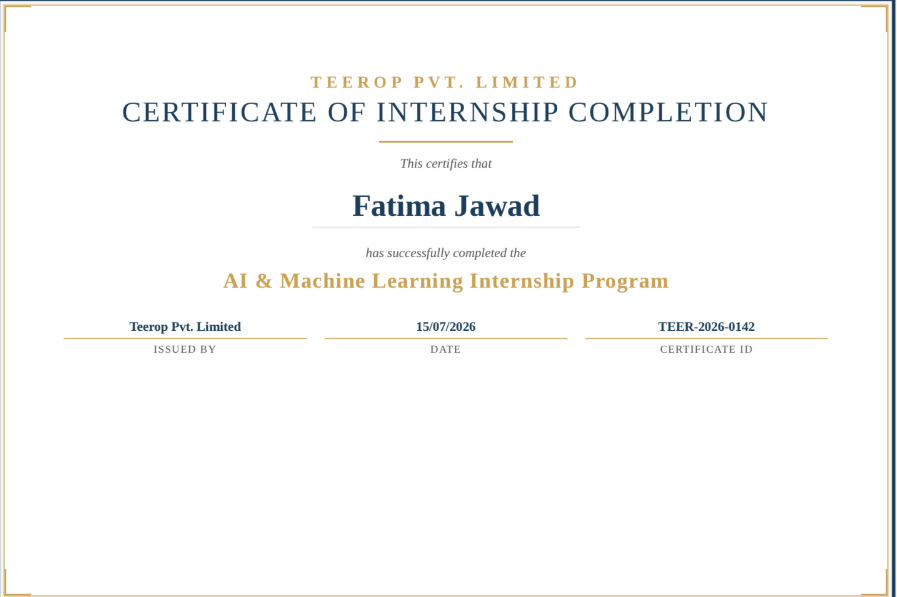
#> input picture sample_certificates/test.png, 897 x 597 px
$ python -i preprocessor.py   (imports and definitions only)
#> lines starting #> are read from the running program, lines starting #| are printed output that depends on the picture; after the words box and inside, x2 and y2 are one past the last pixel; in counts of white or black regions, pixels touching at a corner belong together
import cv2
import numpy as np


def preprocess_image(image_path: str) -> str:
    """Enhance image quality before OCR: upscale, grayscale, deskew, and threshold."""
#> called with image_path = '../../sample_certificates/test.png'
    img = cv2.imread(image_path)
#> img is the input picture: shape (597, 897, 3); mean B, G, R 249.6, 250.1, 250.2

    img = cv2.resize(img, None, fx=2, fy=2, interpolation=cv2.INTER_CUBIC)
#> img: shape (1194, 1794, 3)

    gray = cv2.cvtColor(img, cv2.COLOR_BGR2GRAY)
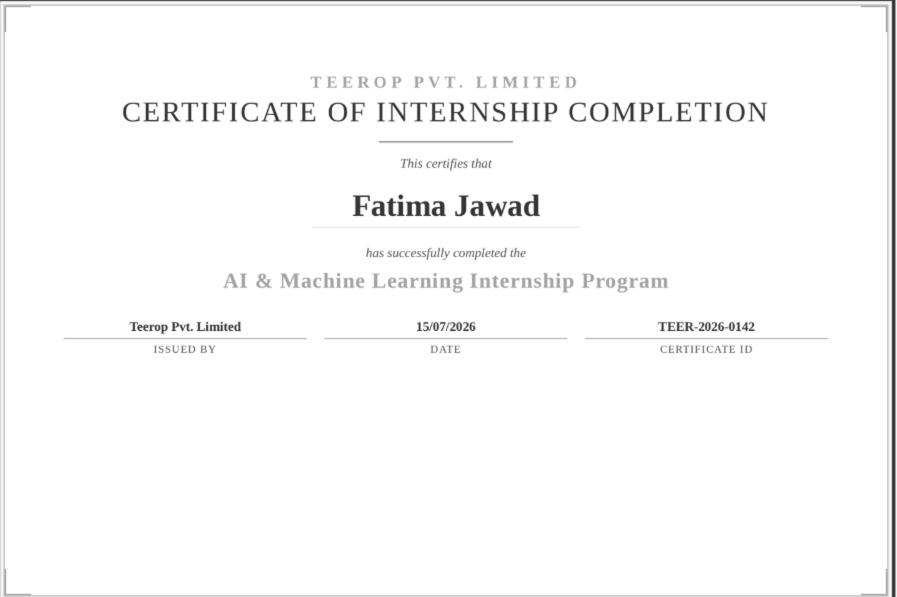
#> gray: shape (1194, 1794) (shown at 1/2 size); min 33, max 255, mean 250

    gray = _deskew(gray)

    thresh = cv2.adaptiveThreshold(
        gray, 255, cv2.ADAPTIVE_THRESH_GAUSSIAN_C, cv2.THRESH_BINARY, 31, 15
    )

    processed_path = image_path.replace(".", "_processed.")
    cv2.imwrite(processed_path, thresh)
    return processed_path


def _deskew(gray_image):
    """Detect and correct skew angle in a grayscale image."""
    thresh = cv2.threshold(gray_image, 0, 255, cv2.THRESH_BINARY_INV + cv2.THRESH_OTSU)[1]
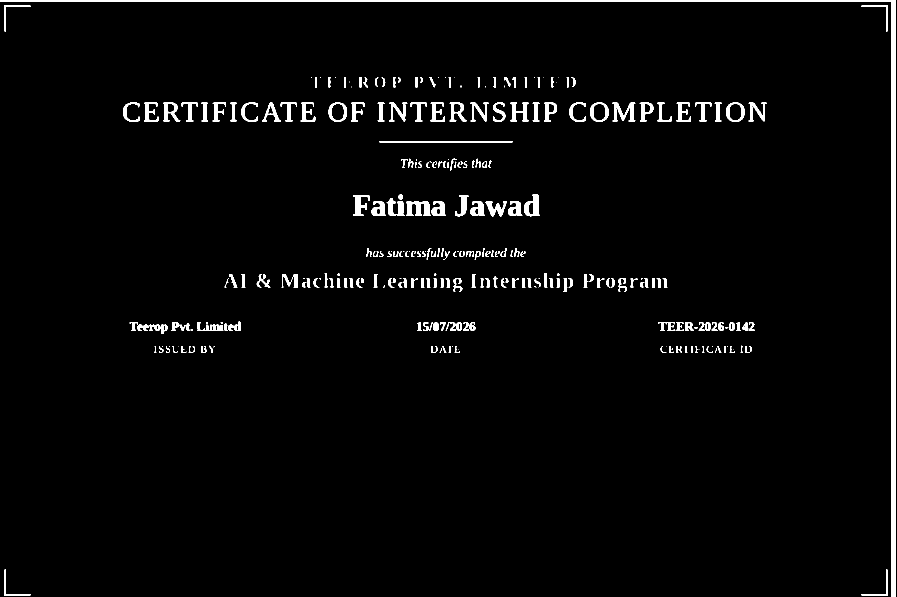
#> thresh: shape (1194, 1794) (shown at 1/2 size); 2.6% white; 287 white regions (60 under 20 px), largest, box (x1, y1, x2, y2) and area: (0, 0, 1791, 1194) 14901, (812, 402, 862, 432) 980, (759, 282, 1025, 285) 798
    coords = np.column_stack(np.where(thresh > 0))
#> coords = 54826 pairs, first value 0 to 1193, second value 0 to 1790

    if len(coords) < 10:
        return gray_image

    angle = cv2.minAreaRect(coords)[-1]
#> angle = -90

    if angle < -45:
        angle = 90 + angle
#> angle = 0

    if abs(angle) < 0.5:
        return gray_image

    (h, w) = gray_image.shape[:2]
    center = (w // 2, h // 2)
    M = cv2.getRotationMatrix2D(center, angle, 1.0)
    rotated = cv2.warpAffine(
        gray_image, M, (w, h),
        flags=cv2.INTER_CUBIC,
        borderMode=cv2.BORDER_REPLICATE
    )
    return rotated

>>> result = preprocess_image('../../sample_certificates/test.png')
#> in preprocess_image, `thresh = cv2.adaptiveThreshold( gray, 255, cv2.ADAPTIVE_THRESH_GAUSSIA..`:
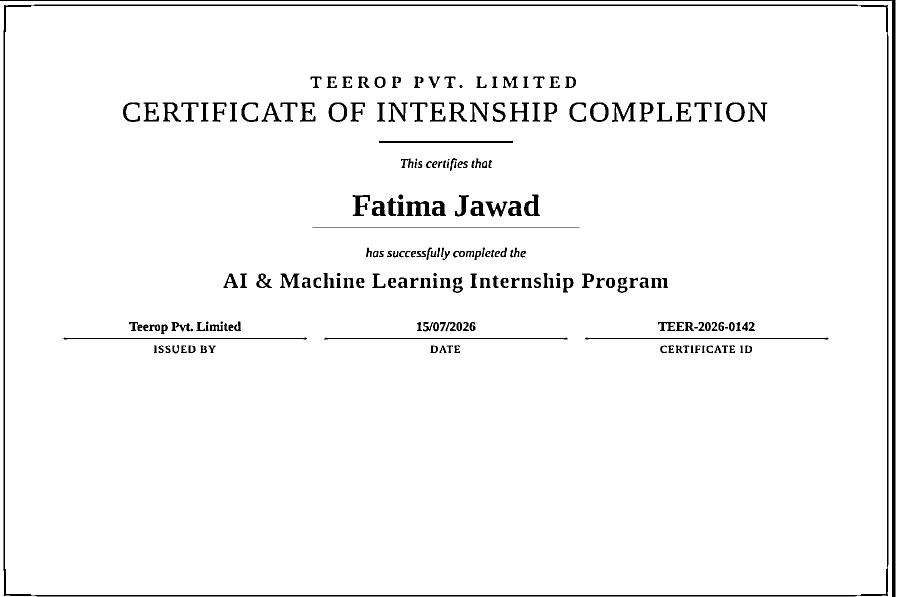
#> thresh: shape (1194, 1794) (shown at 1/2 size); 96.4% white; 219 black regions (6 under 20 px), largest, box (x1, y1, x2, y2) and area: (7, 9, 1777, 1193) 17961, (0, 0, 1791, 1194) 11925, (758, 281, 1026, 286) 1074
